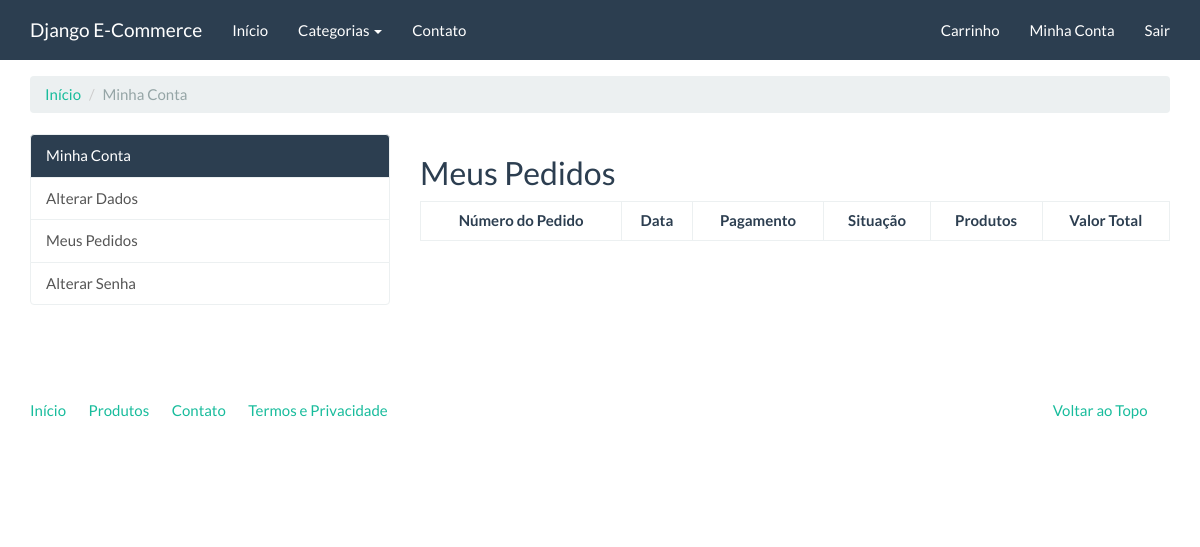
/conta/meus-pedidos/ (signed in), run on an earlier commit of the app's database.
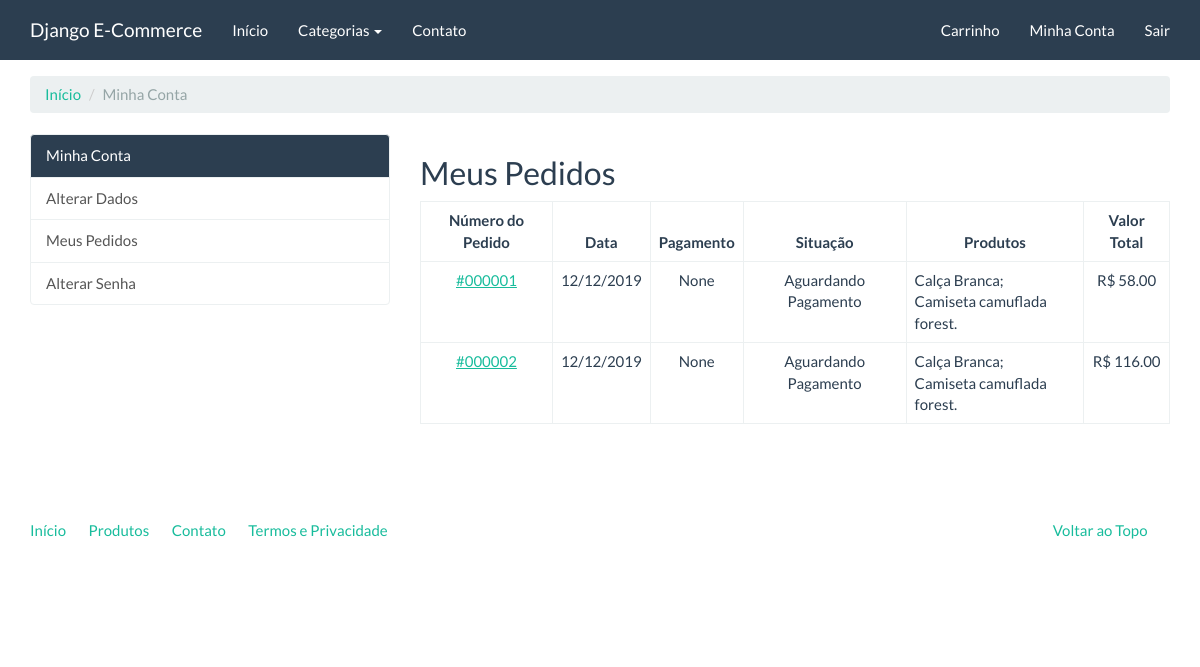
And on a later commit of the database.
### checkout/models.py (models this page shows)
class Order(models.Model):
    STATUS_CHOICES = (
        (0, 'Aguardando Pagamento'),
        (1, 'Pagamento Autorizado'),
        (2, 'Concluído'),
        (3, 'Cancelado'),
    )
    PAYMENT_OPTION_CHOICES = (
        ("boletobancario", 'Boleto Bancário'),
        ("pagseguro", 'PagSeguro'),
        ("paypal", 'PayPal'),
    )
    id = models.AutoField('ID do Pedido', primary_key=True)
    user = models.ForeignKey(settings.AUTH_USER_MODEL, verbose_name='Usuário', on_delete=models.CASCADE,)
    status = models.IntegerField('Situação', choices=STATUS_CHOICES, default=0, blank=True)
    payment_option = models.CharField('Modo de Pagamento', choices=PAYMENT_OPTION_CHOICES, max_length=30, default=None, blank=True, null=True)
    created = models.DateTimeField('Data de Criação', auto_now_add=True)
    modified = models.DateTimeField('Data de Modificação', auto_now=True)
    objects = OrderManager()
    class Meta:
        verbose_name = 'Pedido'
        verbose_name_plural = 'Pedidos'
    def products(self):
        products_ids = self.items.values_list('product')
        return Product.objects.filter(pk__in=products_ids)
    def total_price(self):
        aggregate_queryset = self.items.aggregate(total=models.Sum(models.F('price')
         * models.F('quantity'), output_field=models.DecimalField()))
        return aggregate_queryset['total']
    def pagseguro(self):
        pg = PagSeguro(email=settings.PAGSEGURO_EMAIL,
                       token=settings.PAGSEGURO_TOKEN,
                       config={'sandbox': settings.PAGSEGURO_SANDBOX}
        )
    def __str__(self):
        return f'#{self.id:0>6}'

### catalog/models.py (models this page shows, shortened)
class Product(models.Model):
    name = models.CharField("Nome", max_length=100)
    slug = models.SlugField('Identificador', max_length=100)
    category = models.ForeignKey('catalog.Category', related_name='Categoria', verbose_name="Categoria", on_delete=models.CASCADE, null=True, blank=False)
    description = models.TextField('Descrição', blank=True, max_length=85)
    price = models.DecimalField("Preço", decimal_places=2, max_digits=8)
    created = models.DateTimeField('Criado em', auto_now_add=True)
    modified = models.DateTimeField('Modificado em', auto_now=True)
    class Meta:
        verbose_name = 'Produto'
        verbose_name_plural = "Produtos"
        ordering = ['name']

### checkout/views.py (the view)
class OrderListView(LoginRequiredMixin, ListView):
    template_name = 'checkout/order_list.html'
    paginate_by = 10
    def get_queryset(self):
        return Order.objects.filter(user=self.request.user)

### catalog/context_processors.py (called while the page is built)
def categories(request):
    return {
        'categories': Category.objects.all()
    }

### catalog/models.py (called while the page is built)
    def __str__(self):
        return self.name

    def get_absolute_url(self):
        return reverse('catalog:category', kwargs={'slug': self.slug})

### core/templatetags/pagination.py (called while the page is built)
@register.inclusion_tag('pagination.html')
def pagination(request, paginator, page_obj):
    context = {}
    context['paginator'] = paginator
    context['request'] = request
    context['page_obj'] = page_obj
    getvars = request.GET.copy()
    if 'page' in getvars:
        del getvars['page']
    if len(getvars) > 0:
        context['getvars'] = f'&{getvars.urlencode()}'
    else:
        context['getvars'] = ''
    return context

### checkout/templates/checkout/order_list.html (shortened to what this page needs)
{% extends "accounts/account.html" %}
{% load pagination %}
{% load widget_tweaks %}
{% block accounts_container %}
    <h2>Meus Pedidos</h2>
    <table class="table table-bordered">
            <thead>
                <th class="text-center">
                    Número do Pedido
                </th>
                <th class="text-center">
                    Data
                </th>
                <th class="text-center">
                    Pagamento
                </th>
                <th class="text-center">
                    Situação
                </th>
                <th class="text-center">
                    Produtos
                </th>
                <th class="text-center">
                    Valor Total
                </th>
            </thead>
            <tbody>
              {% for order in object_list %}
                <tr>
                  <td class="text-center">
                    <a href="{% url 'accounts:order_detail' order.id %}">{{ order }}</a>
                  </td>
                  <td class="text-center">
                    {{ order.created|date:'d/m/Y' }}
                  </td>
                  <td class="text-center">
                    {{ order.get_payment_option_display }}
                  </td>
                  <td class="text-center">
                    {{ order.get_status_display }}
                  </td>
                  <td >
                    {% for product in order.products %}
                    {{ product.name }}{% if not forloop.last %};<br/>{% else %}.{% endif %}
                    {% endfor %}
                  </td>
                  <td class="text-center">
                     R$ {{ order.total_price | floatformat:'2' }}
                    </td>
                </tr>
              {% endfor %}
            </tbody>
        </table>
{% endblock %}

What changed in the data, as far as the page shows it:
added Order: id "#000001", created "12/12/2019", payment_option "None", status "Aguardando Pagamento", total_price "58.00"
now on this page (row unchanged): Product: name "Calça Branca"
now on this page (row unchanged): Product: name "Camiseta camuflada forest"
added Order: id "#000002", created "12/12/2019", payment_option "None", status "Aguardando Pagamento", total_price "116.00"
